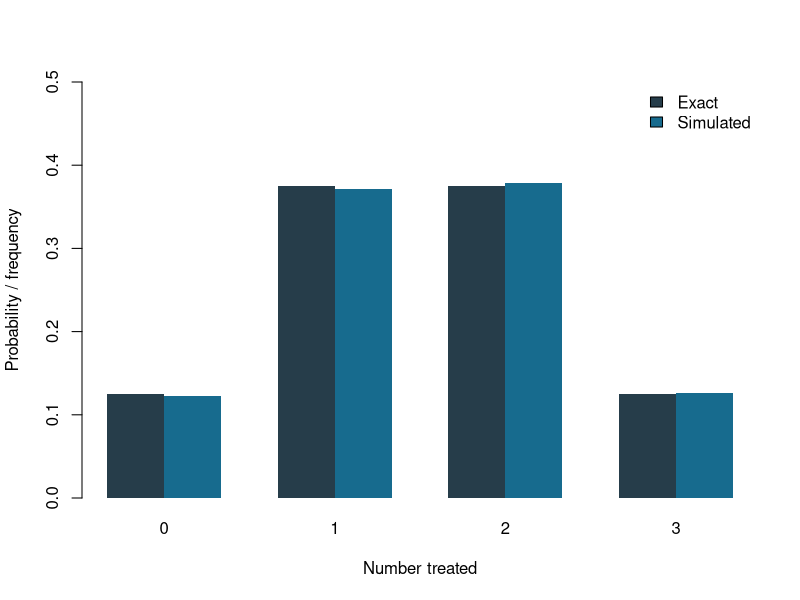
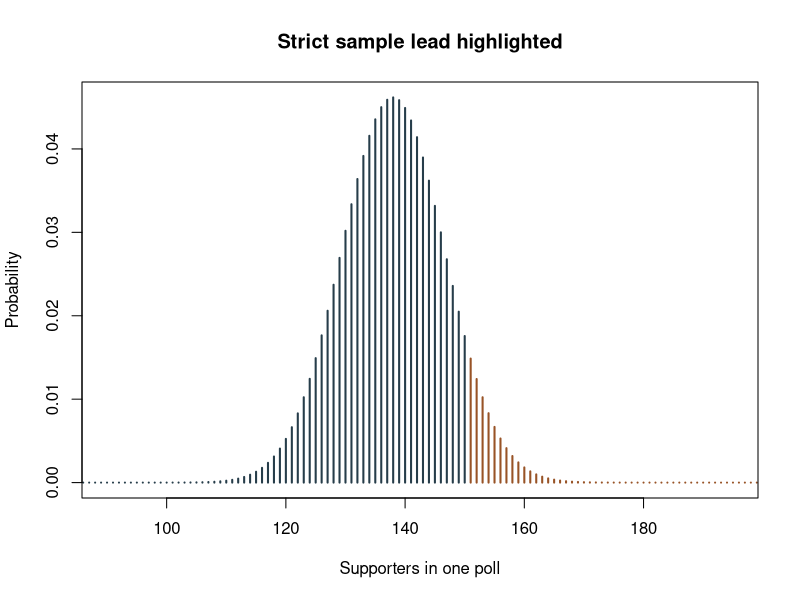
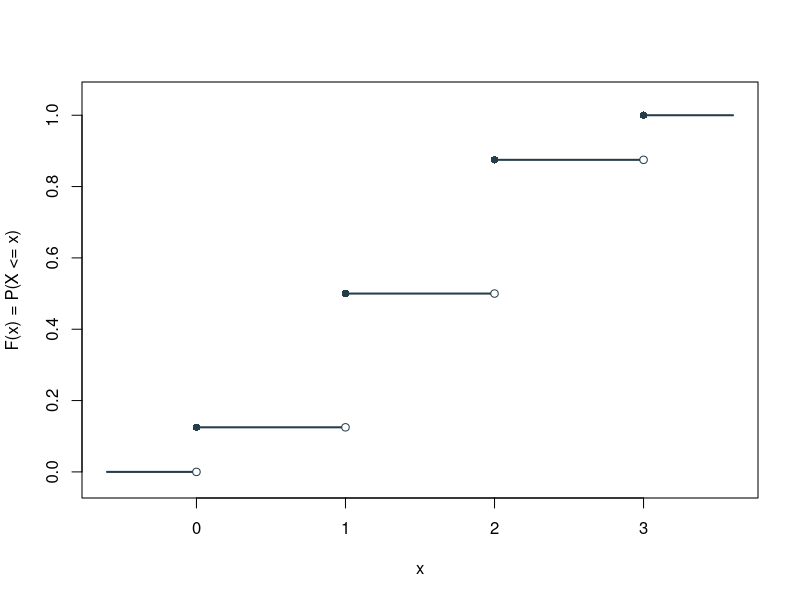

Here is the R script that generated these plots, in order:
## ---- chunk 1
#| label: demo-1-enumeration
assignments <- expand.grid(person1 = c("C", "T"),
                           person2 = c("C", "T"),
                           person3 = c("C", "T"))
assignments$X <- rowSums(assignments == "T")
assignments
table(factor(assignments$X, levels = 0:3)) / nrow(assignments)
## ---- chunk 2
#| label: demo-2-simulation
set.seed(92302)
N <- 20000
X <- replicate(N, {
  assignment <- sample(c("C", "T"), 3, replace = TRUE)
  sum(assignment == "T")
})
xs <- 0:3
pmf <- c(1, 3, 3, 1) / 8
direct <- sample(xs, N, replace = TRUE, prob = pmf)
binomial <- rbinom(N, size = 3, prob = .5)
freq <- function(z) as.numeric(table(factor(z, levels = xs))) / length(z)
comparison <- data.frame(x = xs, exact = pmf, experiment = freq(X),
                         weighted_sample = freq(direct), binomial = freq(binomial))
round(comparison, 4)
barplot(rbind(pmf, freq(X)), beside = TRUE, names.arg = xs,
        col = c("#263d4a", "#176b8e"), border = NA,
        legend.text = c("Exact", "Simulated"),
        args.legend = list(x = "topright", bty = "n"),
        ylim = c(0, .5), xlab = "Number treated", ylab = "Probability / frequency")
## ---- chunk 3
#| label: demo-3-moments
set.seed(92303)
N <- 20000
xs <- 0:3
pmf <- c(1, 3, 3, 1) / 8
X <- sample(xs, N, replace = TRUE, prob = pmf)
mu <- sum(xs * pmf)
model_variance <- sum((xs - mu)^2 * pmf)
data.frame(quantity = c("Mean", "P(all same)", "Variance"),
           exact = c(mu, pmf[1] + pmf[4], model_variance),
           simulated = c(mean(X), mean(X == 0 | X == 3), mean((X - mu)^2)))
c(sample_variance = var(X), sample_sd = sd(X))
## ---- chunk 4
#| label: demo-4-polling
set.seed(92304)
N <- 20000
n_voters <- 300
p <- .46
polls <- rbinom(N, size = n_voters, prob = p)
cutoff <- n_voters / 2
data.frame(event = c("Strict lead", "Tie or lead"),
           exact = c(pbinom(floor(cutoff), n_voters, p, lower.tail = FALSE),
                     pbinom(ceiling(cutoff) - 1, n_voters, p, lower.tail = FALSE)),
           simulated = c(mean(polls > cutoff), mean(polls >= cutoff)))
c(expected_count = n_voters * p, mean_count = mean(polls),
  expected_proportion = p, mean_proportion = mean(polls / n_voters),
  model_sd_proportion = sqrt(p * (1 - p) / n_voters))
counts <- 0:n_voters
plot(counts, dbinom(counts, n_voters, p), type = "h", lwd = 2,
     col = ifelse(counts > cutoff, "#985326", "#263d4a"),
     xlim = n_voters * c(.30, .65), xlab = "Supporters in one poll",
     ylab = "Probability", main = "Strict sample lead highlighted")
## ---- chunk 5
#| label: demo-5-cdf
xs <- 0:3
pmf <- c(1, 3, 3, 1) / 8
data.frame(x = xs, pmf = pmf, cdf = cumsum(pmf))
c(less_than_1 = sum(pmf[xs < 1]), at_most_1 = sum(pmf[xs <= 1]))
cuts <- c(-.6, xs, 3.6)
heights <- c(0, cumsum(pmf))
plot(NA, xlim = c(-.6, 3.6), ylim = c(-.03, 1.05),
     xlab = "x", ylab = "F(x) = P(X <= x)")
segments(cuts[-length(cuts)], heights, cuts[-1], heights,
         lwd = 2, col = "#263d4a")
points(xs, cumsum(pmf), pch = 16, col = "#263d4a")
points(xs, c(0, cumsum(pmf)[1:3]), pch = 21, bg = "white", col = "#263d4a")
## ---- chunk 6
#| label: demo-6-transform
set.seed(92306)
N <- 20000
xs <- 0:3
pmf <- c(1, 3, 3, 1) / 8
X <- sample(xs, N, replace = TRUE, prob = pmf)
Y <- (X - 1.5)^2
data.frame(x = xs, y = (xs - 1.5)^2, probability = pmf)
aggregate(probability ~ y,
          data = data.frame(y = (xs - 1.5)^2, probability = pmf), FUN = sum)
table(factor(Y, levels = c(.25, 2.25))) / N
c(exact_mean_Y = sum((xs - 1.5)^2 * pmf), simulated_mean_Y = mean(Y),
  function_of_exact_mean = (sum(xs * pmf) - 1.5)^2)
## ---- chunk 7
#| label: demo-7-independence
set.seed(92307)
N <- 20000
X <- rbinom(N, 3, .5)
Z <- rbinom(N, 3, .5)
data.frame(quantity = c("Mean X+Z", "Mean X+X", "Variance X+Z", "Variance X+X"),
           exact = c(3, 3, 1.5, 3),
           simulated = c(mean(X + Z), mean(X + X), var(X + Z), var(X + X)))
## ---- chunk 8
#| label: demo-8-geometric
set.seed(92308)
N <- 20000
p <- .2
G <- replicate(N, {
  failures <- 0L
  while (sample(c(FALSE, TRUE), 1, prob = c(1 - p, p)) == FALSE) {
    failures <- failures + 1L
  }
  failures
})
G_direct <- rgeom(N, prob = p)
data.frame(quantity = c("Failures", "Total calls", "P(more than five calls)"),
           exact = c((1 - p) / p, 1 / p, (1 - p)^5),
           loop = c(mean(G), mean(G + 1), mean(G >= 5)),
           direct = c(mean(G_direct), mean(G_direct + 1), mean(G_direct >= 5)))
## ---- chunk 9
#| label: demo-9-other-models
set.seed(92309)
N <- 20000
reds <- rhyper(N, m = 5, n = 5, k = 6)
calls <- rpois(N, lambda = 2)
data.frame(event = c("Four red marbles", "At least three hotline calls"),
           exact = c(dhyper(4, 5, 5, 6), ppois(2, 2, lower.tail = FALSE)),
           simulated = c(mean(reds == 4), mean(calls >= 3)))
